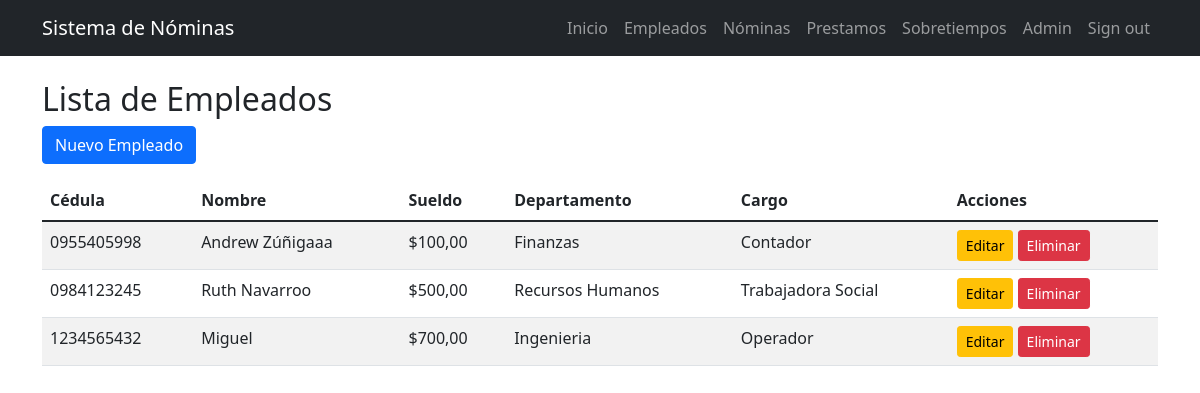
The page /empleados/ (signed in) on the database its author committed.
### nomina/models.py (models this page shows, shortened)
class Empleado(models.Model):
    cedula = models.CharField(
        max_length=10,
        unique=True,
        validators=[
            RegexValidator(
                regex=r'^\d{10}$',
                message='La cédula debe tener exactamente 10 dígitos numéricos.'
            )
        ],
        help_text='Cédula ecuatoriana de 10 dígitos'
    )
    nombre = models.CharField(max_length=100)
    sueldo = models.DecimalField(max_digits=10, decimal_places=2,validators=[MinValueValidator(0, 'El sueldo no puede ser negativo.')])
    departamento = models.CharField(max_length=100)
    cargo = models.CharField(max_length=100)

### nomina/views.py (the view)
# urls.py: path('empleados/', EmpleadoListView.as_view(), name='empleado_list'),
class EmpleadoListView(LoginRequiredMixin, ListView):
    model = Empleado
    template_name = "nomina/empleado_list.html"
    context_object_name = "page_obj"
    paginate_by = 10

### nomina/templates/nomina/empleado_list.html (shortened to what this page needs)
{% extends 'nomina/base.html' %}
{% block content %}
<h2>Lista de Empleados</h2>
<a href="{% url 'nomina:empleado_create' %}" class="btn btn-primary mb-3">Nuevo Empleado</a>
<table class="table table-striped">
    <thead>
        <tr>
            <th>Cédula</th>
            <th>Nombre</th>
            <th>Sueldo</th>
            <th>Departamento</th>
            <th>Cargo</th>
            <th>Acciones</th>
        </tr>
    </thead>
    <tbody>
        {% for empleado in page_obj %}
        <tr>
            <td>{{ empleado.cedula }}</td>
            <td>{{ empleado.nombre }}</td>
            <td>${{ empleado.sueldo }}</td>
            <td>{{ empleado.departamento }}</td>
            <td>{{ empleado.cargo }}</td>
            <td>
                <a href="{% url 'nomina:empleado_update' empleado.pk %}" class="btn btn-sm btn-warning">Editar</a>
                <a href="{% url 'nomina:empleado_delete' empleado.pk %}" class="btn btn-sm btn-danger">Eliminar</a>
            </td>
        </tr>
        {% endfor %}
    </tbody>
</table>
{% endblock %}

### rows shown on the page
Empleado: cedula "0955405998", nombre "Andrew Zúñigaaa", sueldo "100,00", departamento "Finanzas", cargo "Contador"
Empleado: cedula "0984123245", nombre "Ruth Navarroo", sueldo "500,00", departamento "Recursos Humanos", cargo "Trabajadora Social"
Empleado: cedula "1234565432", nombre "Miguel", sueldo "700,00", departamento "Ingenieria", cargo "Operador"
